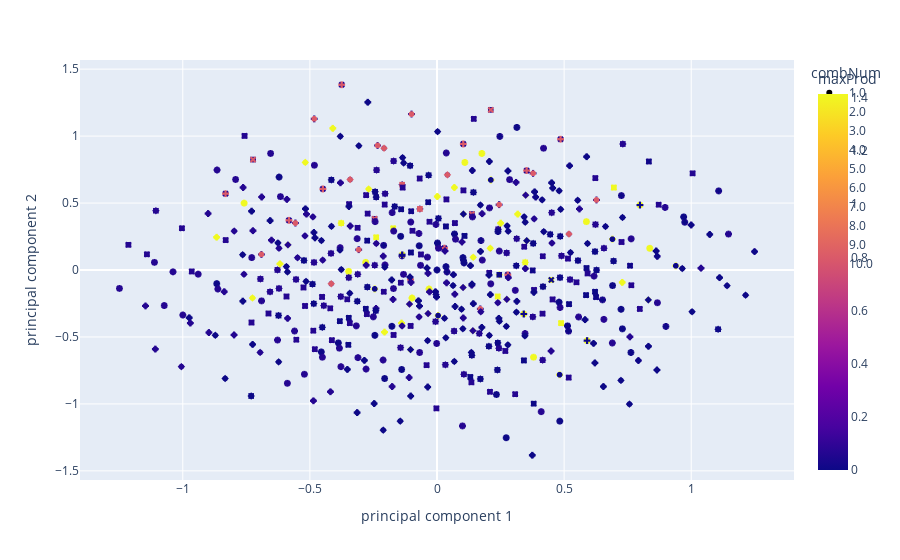

Notebook code for this chart:
### Code cell
fig = px.scatter(df1, x='principal component 1', y='principal component 2',
                color='maxProd', symbol='combNum', hover_name = 'combList')
fig.show()

### Figure 1 — Plotly figure (JSON) as saved in the notebook; plotly's stock layout.template omitted (floating-point values rounded to 4 significant figures; data arrays with more than 128 entries replaced by an {"elided": "..."} marker saying what was removed)
{"data": [{"hovertemplate": "<b>%{hovertext}</b><br><br>combNum=1.0<br>principal component 1=%{x}<br>principal component 2=%{y}<br>maxProd=%{marker.color}<extra></extra>", "hovertext": [["ACALD"], ["ALCD2x"], ["GLCabcpp"], ["GND"], ["HEX1"], ["LDH_D"], ["PFL"], ["PFK"], ["PYK"], ["TKT2"]], "legendgroup": "1.0", "marker": {"color": [0.0646, 0.0646, 0.08006, 0.08006, 0.08006, 0.08006, 0.06275, 0.08006, 0.08006, 0.07942], "coloraxis": "coloraxis", "symbol": "circle"}, "mode": "markers", "name": "1.0", "showlegend": true, "type": "scattergl", "x": [2.434e-14, -0.5194, -0.5863, 0.2746, 0.3488, 0.1025, 0.3822, -0.1082, 0.1411, -0.03519], "xaxis": "x", "y": [-2.522e-13, 0.255, 0.1875, -0.2192, 0.5589, -0.1308, 0.3821, -0.2546, -0.4535, -0.3253], "yaxis": "y"}, {"hovertemplate": "<b>%{hovertext}</b><br><br>combNum=2.0<br>principal component 1=%{x}<br>principal component 2=%{y}<br>maxProd=%{marker.color}<extra></extra>", "hovertext": [["ACALD", "ALCD2x"], ["ACALD", "GLCabcpp"], ["ACALD", "GND"], ["ACALD", "HEX1"], ["ACALD", "LDH_D"], ["ACALD", "PFL"], ["ACALD", "PFK"], ["ACALD", "PYK"], ["ACALD", "TKT2"], ["ALCD2x", "GLCabcpp"], ["ALCD2x", "GND"], ["ALCD2x", "HEX1"], ["ALCD2x", "LDH_D"], ["ALCD2x", "PFL"], ["ALCD2x", "PFK"], ["ALCD2x", "PYK"], ["ALCD2x", "TKT2"], ["GLCabcpp", "GND"], ["GLCabcpp", "HEX1"], ["GLCabcpp", "LDH_D"], ["GLCabcpp", "PFL"], ["GLCabcpp", "PFK"], ["GLCabcpp", "PYK"], ["GLCabcpp", "TKT2"], ["GND", "HEX1"], ["GND", "LDH_D"], ["GND", "PFL"], ["GND", "PFK"], ["GND", "PYK"], ["GND", "TKT2"], ["HEX1", "LDH_D"], ["HEX1", "PFL"], ["HEX1", "PFK"], ["HEX1", "PYK"], ["HEX1", "TKT2"], ["LDH_D", "PFL"], ["LDH_D", "PFK"], ["LDH_D", "PYK"], ["LDH_D", "TKT2"], ["PFL", "PFK"], ["PFL", "PYK"], ["PFL", "TKT2"], ["PFK", "PYK"], ["PFK", "TKT2"], ["PYK", "TKT2"]], "legendgroup": "2.0", "marker": {"color": [0.0646, 0.0646, 0.0646, 0.0646, 0.0646, 0.06275, 0.0646, 0.0646, 0.06353, 0.0646, 0.0646, 0.0646, 0.0646, 0.06275, 0.0646, 0.0646, 0.06353, 0.08006, 0.08006, 0.08006, 0.06275, 0.08006, 0.08006, 0.07942, 0.08006, 0.08006, 0.06275, 0.08006, 0.08006, 0, 0.08006, 0.06275, 0.08006, 0.08006, 0.07942, 0.06275, 0.08006, 0.08006, 0.07942, 0.06275, 0.06275, 1.415, 0.08006, 0.07942, 0.07942], "coloraxis": "coloraxis", "symbol": "diamond"}, "mode": "markers", "name": "2.0", "showlegend": true, "type": "scattergl", "x": [-0.5194, -0.5863, 0.2746, 0.3488, 0.1025, 0.3822, -0.1082, 0.1411, -0.03519, -1.106, -0.2448, -0.1706, -0.4169, -0.1372, -0.6276, -0.3783, -0.5546, -0.3118, -0.2376, -0.4839, -0.2042, -0.6945, -0.4453, -0.6215, 0.6234, 0.377, 0.6568, 0.1664, 0.4156, 0.2394, 0.4513, 0.731, 0.2406, 0.4898, 0.3136, 0.4847, -0.005706, 0.2435, 0.06729, 0.274, 0.5233, 0.347, 0.03288, -0.1434, 0.1059], "xaxis": "x", "y": [0.255, 0.1875, -0.2192, 0.5589, -0.1308, 0.3821, -0.2546, -0.4535, -0.3253, 0.4425, 0.03574, 0.8139, 0.1242, 0.637, 0.0003684, -0.1986, -0.07037, -0.03168, 0.7464, 0.05674, 0.5696, -0.06705, -0.266, -0.1378, 0.3397, -0.35, 0.1628, -0.4738, -0.6727, -0.5445, 0.4281, 0.941, 0.3043, 0.1054, 0.2336, 0.2513, -0.3854, -0.5843, -0.4561, 0.1275, -0.07147, 0.05674, -0.7081, -0.5799, -0.7789], "yaxis": "y"}, {"hovertemplate": "<b>%{hovertext}</b><br><br>combNum=3.0<br>principal component 1=%{x}<br>principal component 2=%{y}<br>maxProd=%{marker.color}<extra></extra>", "hovertext": {"elided": "120x3 str values"}, "legendgroup": "3.0", "marker": {"color": [0.0646, 0.0646, 0.0646, 0.0646, 0.799, 0.0646, 0.0646, 0.06353, 0.0646, 0.0646, 0.0646, 0.06275, 0.0646, 0.0646, 0.06353, 0.0646, 0.0646, 0.06275, 0.0646, 0.0646, 0, 0.0646, 0.06275, 0.0646, 0.0646, 0.06353, 0, 0.0646, 0.0646, 0.06353, 0.06275, 0.06275, 1.415, 0.0646, 0.06353, 0.06353, 0.0646, 0.0646, 0.0646, 0.06275, 0.0646, 0.0646, 0.06353, 0.0646, 0.0646, 0.06275, 0.0646, 0.0646, 0, 0.0646, 0.06275, 0.0646, 0.0646, 0.06353, 0, 0.0646, 0.0646, 0.06353, 0.06275, 0.06275, 1.415, 0.0646, 0.06353, 0.06353, 0.08006, 0.08006, 0.06275, 0.08006, 0.08006, 0, 0.08006, 0.06275, 0.08006, 0.08006, 0.07942, 0.06275, 0.08006, 0.08006, 0.07942, 0.06275, 0.06275, 1.415, 0.08006, 0.07942, 0.07942, 0.08006, 0.06275, 0.08006, 0.08006, 0, 0.06275, 0.08006, 0.08006, 0, 0.06275, 0.06275, 0, 0.08006, 0, 0, 0.06275, 0.08006, 0.08006, 0.07942, 0.06275, 0.06275, 1.415, 0.08006, 0.07942, 0.07942, 0.06275, 0.06275, 1.415, 0.08006, 0.07942, 0.07942, 0.06275, 1.415, 1.415, 0.07942], "coloraxis": "coloraxis", "symbol": "square"}, "mode": "markers", "name": "3.0", "showlegend": true, "type": "scattergl", "x": [-1.106, -0.2448, -0.1706, -0.4169, -0.1372, -0.6276, -0.3783, -0.5546, -0.3118, -0.2376, -0.4839, -0.2042, -0.6945, -0.4453, -0.6215, 0.6234, 0.377, 0.6568, 0.1664, 0.4156, 0.2394, 0.4513, 0.731, 0.2406, 0.4898, 0.3136, 0.4847, -0.005706, 0.2435, 0.06729, 0.274, 0.5233, 0.347, 0.03288, -0.1434, 0.1059, -0.8311, -0.7569, -1.003, -0.7235, -1.214, -0.9647, -1.141, 0.104, -0.1423, 0.1374, -0.353, -0.1037, -0.28, -0.06812, 0.2116, -0.2788, -0.02953, -0.2058, -0.03471, -0.5251, -0.2758, -0.4521, -0.2454, 0.00388, -0.1724, -0.4865, -0.6627, -0.4135, 0.03701, -0.2093, 0.07042, -0.42, -0.1707, -0.347, -0.1351, 0.1446, -0.3457, -0.09649, -0.2727, -0.1017, -0.592, -0.3428, -0.519, -0.3123, -0.06308, -0.2393, -0.5535, -0.7297, -0.4805, 0.7258, 1.006, 0.5152, 0.7644, 0.5882, 0.7592, 0.2689, 0.5181, 0.3419, 0.5486, 0.7978, 0.6216, 0.3075, 0.1312, 0.3805, 0.8335, 0.3431, 0.5923, 0.4161, 0.6228, 0.872, 0.6958, 0.3817, 0.2054, 0.4547, 0.3765, 0.6257, 0.4495, 0.1354, -0.04089, 0.2084, 0.4151, 0.2388, 0.4881, -0.002302], "xaxis": "x", "y": [0.4425, 0.03574, 0.8139, 0.1242, 0.637, 0.0003684, -0.1986, -0.07037, -0.03168, 0.7464, 0.05674, 0.5696, -0.06705, -0.266, -0.1378, 0.3397, -0.35, 0.1628, -0.4738, -0.6727, -0.5445, 0.4281, 0.941, 0.3043, 0.1054, 0.2336, 0.2513, -0.3854, -0.5843, -0.4561, 0.1275, -0.07147, 0.05674, -0.7081, -0.5799, -0.7789, 0.2233, 1.001, 0.3117, 0.8245, 0.1879, -0.01105, 0.1172, 0.5946, -0.09505, 0.4178, -0.2188, -0.4178, -0.2896, 0.6831, 1.196, 0.5593, 0.3603, 0.4885, 0.5062, -0.1304, -0.3294, -0.2012, 0.3824, 0.1835, 0.3117, -0.4532, -0.325, -0.5239, 0.5272, -0.1625, 0.3504, -0.2863, -0.4852, -0.357, 0.6156, 1.128, 0.4918, 0.2929, 0.4211, 0.4388, -0.1978, -0.3968, -0.2686, 0.315, 0.1161, 0.2443, -0.5206, -0.3924, -0.5913, 0.2089, 0.7217, 0.08511, -0.1138, 0.01437, 0.03205, -0.6046, -0.8035, -0.6753, -0.09174, -0.2907, -0.1625, -0.9273, -0.7991, -0.9981, 0.8102, 0.1735, -0.02542, 0.1028, 0.6864, 0.4874, 0.6156, -0.1492, -0.021, -0.2199, -0.003316, -0.2023, -0.07405, -0.8389, -0.7107, -0.9096, -0.3261, -0.1978, -0.3968, -1.033], "yaxis": "y"}, {"hovertemplate": "<b>%{hovertext}</b><br><br>combNum=4.0<br>principal component 1=%{x}<br>principal component 2=%{y}<br>maxProd=%{marker.color}<extra></extra>", "hovertext": {"elided": "210x4 str values"}, "legendgroup": "4.0", "marker": {"color": {"elided": "210 float values"}, "coloraxis": "coloraxis", "symbol": "x"}, "mode": "markers", "name": "4.0", "showlegend": true, "type": "scattergl", "x": {"elided": "210 float values"}, "xaxis": "x", "y": {"elided": "210 float values"}, "yaxis": "y"}, {"hovertemplate": "<b>%{hovertext}</b><br><br>combNum=5.0<br>principal component 1=%{x}<br>principal component 2=%{y}<br>maxProd=%{marker.color}<extra></extra>", "hovertext": {"elided": "252x5 str values"}, "legendgroup": "5.0", "marker": {"color": {"elided": "252 float values"}, "coloraxis": "coloraxis", "symbol": "cross"}, "mode": "markers", "name": "5.0", "showlegend": true, "type": "scattergl", "x": {"elided": "252 float values"}, "xaxis": "x", "y": {"elided": "252 float values"}, "yaxis": "y"}, {"hovertemplate": "<b>%{hovertext}</b><br><br>combNum=6.0<br>principal component 1=%{x}<br>principal component 2=%{y}<br>maxProd=%{marker.color}<extra></extra>", "hovertext": {"elided": "210x6 str values"}, "legendgroup": "6.0", "marker": {"color": {"elided": "210 float values"}, "coloraxis": "coloraxis", "symbol": "circle"}, "mode": "markers", "name": "6.0", "showlegend": true, "type": "scattergl", "x": {"elided": "210 float values"}, "xaxis": "x", "y": {"elided": "210 float values"}, "yaxis": "y"}, {"hovertemplate": "<b>%{hovertext}</b><br><br>combNum=7.0<br>principal component 1=%{x}<br>principal component 2=%{y}<br>maxProd=%{marker.color}<extra></extra>", "hovertext": {"elided": "120x7 str values"}, "legendgroup": "7.0", "marker": {"color": [0, 0.0646, 0.0646, 0, 0.799, 0.799, 0, 0.0646, 0, 0, 0, 0, 0, 0.0646, 0, 0, 0.799, 0, 0, 0, 0, 0, 0, 0.0646, 0.06353, 0.06353, 0.799, 1.415, 1.415, 0.06353, 0, 0, 0, 0.06353, 1.415, 0, 0, 0, 0.0646, 0, 0, 0.799, 0, 0, 0, 0, 0, 0, 0, 0, 0, 0, 0, 0.06353, 1.415, 0, 0, 0, 0, 0.0646, 0, 0, 0.06275, 0, 0, 0, 0, 0, 0, 0, 0, 0, 0, 0, 0.06353, 1.415, 0, 0, 0, 0, 0, 0, 0, 0, 0, 0, 0, 0.0646, 0, 0, 0.06275, 0, 0, 0, 0, 0, 0, 0, 0, 0, 0, 0, 0.06353, 1.415, 0, 0, 0, 0, 0, 0, 0, 0, 0.06275, 0, 0, 0, 0, 0, 1.415, 0], "coloraxis": "coloraxis", "symbol": "diamond"}, "mode": "markers", "name": "7.0", "showlegend": true, "type": "scattergl", "x": [0.002302, -0.4881, -0.2388, -0.4151, -0.2084, 0.04089, -0.1354, -0.4495, -0.6257, -0.3765, -0.4547, -0.2054, -0.3817, -0.6958, -0.872, -0.6228, -0.4161, -0.5923, -0.3431, -0.8335, -0.3805, -0.1312, -0.3075, -0.6216, -0.7978, -0.5486, -0.3419, -0.5181, -0.2689, -0.7592, -0.5882, -0.7644, -0.5152, -1.006, -0.7258, 0.4805, 0.7297, 0.5535, 0.2393, 0.06308, 0.3123, 0.519, 0.3428, 0.592, 0.1017, 0.2727, 0.09649, 0.3457, -0.1446, 0.1351, 0.347, 0.1707, 0.42, -0.07042, 0.2093, -0.03701, 0.4135, 0.6627, 0.4865, 0.1724, -0.00388, 0.2454, 0.4521, 0.2758, 0.5251, 0.03471, 0.2058, 0.02953, 0.2788, -0.2116, 0.06812, 0.28, 0.1037, 0.353, -0.1374, 0.1423, -0.104, 1.141, 0.9647, 1.214, 0.7235, 1.003, 0.7569, 0.8311, -0.1059, 0.1434, -0.03288, -0.347, -0.5233, -0.274, -0.06729, -0.2435, 0.005706, -0.4847, -0.3136, -0.4898, -0.2406, -0.731, -0.4513, -0.2394, -0.4156, -0.1664, -0.6568, -0.377, -0.6234, 0.6215, 0.4453, 0.6945, 0.2042, 0.4839, 0.2376, 0.3118, 0.5546, 0.3783, 0.6276, 0.1372, 0.4169, 0.1706, 0.2448, 1.106], "xaxis": "x", "y": [1.033, 0.3968, 0.1978, 0.3261, 0.9096, 0.7107, 0.8389, 0.07405, 0.2023, 0.003316, 0.2199, 0.021, 0.1492, -0.6156, -0.4874, -0.6864, -0.1028, 0.02542, -0.1735, -0.8102, 0.9981, 0.7991, 0.9273, 0.1625, 0.2907, 0.09174, 0.6753, 0.8035, 0.6046, -0.03205, -0.01437, 0.1138, -0.08511, -0.7217, -0.2089, 0.5913, 0.3924, 0.5206, -0.2443, -0.1161, -0.315, 0.2686, 0.3968, 0.1978, -0.4388, -0.4211, -0.2929, -0.4918, -1.128, -0.6156, 0.357, 0.4852, 0.2863, -0.3504, 0.1625, -0.5272, 0.5239, 0.325, 0.4532, -0.3117, -0.1835, -0.3824, 0.2012, 0.3294, 0.1304, -0.5062, -0.4885, -0.3603, -0.5593, -1.196, -0.6831, 0.2896, 0.4178, 0.2188, -0.4178, 0.09505, -0.5946, -0.1172, 0.01105, -0.1879, -0.8245, -0.3117, -1.001, -0.2233, 0.7789, 0.5799, 0.7081, -0.05674, 0.07147, -0.1275, 0.4561, 0.5843, 0.3854, -0.2513, -0.2336, -0.1054, -0.3043, -0.941, -0.4281, 0.5445, 0.6727, 0.4738, -0.1628, 0.35, -0.3397, 0.1378, 0.266, 0.06705, -0.5696, -0.05674, -0.7464, 0.03168, 0.07037, 0.1986, -0.0003684, -0.637, -0.1242, -0.8139, -0.03574, -0.4425], "yaxis": "y"}, {"hovertemplate": "<b>%{hovertext}</b><br><br>combNum=8.0<br>principal component 1=%{x}<br>principal component 2=%{y}<br>maxProd=%{marker.color}<extra></extra>", "hovertext": {"elided": "45x8 str values"}, "legendgroup": "8.0", "marker": {"color": [0, 0, 0, 0.0646, 0, 0, 0.799, 0, 0, 0, 0, 0, 0, 0, 0, 0, 0, 0, 0.06353, 1.415, 0, 0, 0, 0, 0, 0, 0, 0, 0, 0, 0, 0, 0, 0, 0, 0, 0, 0, 0, 0, 0, 0, 0, 0, 0], "coloraxis": "coloraxis", "symbol": "square"}, "mode": "markers", "name": "8.0", "showlegend": true, "type": "scattergl", "x": [-0.1059, 0.1434, -0.03288, -0.347, -0.5233, -0.274, -0.06729, -0.2435, 0.005706, -0.4847, -0.3136, -0.4898, -0.2406, -0.731, -0.4513, -0.2394, -0.4156, -0.1664, -0.6568, -0.377, -0.6234, 0.6215, 0.4453, 0.6945, 0.2042, 0.4839, 0.2376, 0.3118, 0.5546, 0.3783, 0.6276, 0.1372, 0.4169, 0.1706, 0.2448, 1.106, 0.03519, -0.1411, 0.1082, -0.3822, -0.1025, -0.3488, -0.2746, 0.5863, 0.5194], "xaxis": "x", "y": [0.7789, 0.5799, 0.7081, -0.05674, 0.07147, -0.1275, 0.4561, 0.5843, 0.3854, -0.2513, -0.2336, -0.1054, -0.3043, -0.941, -0.4281, 0.5445, 0.6727, 0.4738, -0.1628, 0.35, -0.3397, 0.1378, 0.266, 0.06705, -0.5696, -0.05674, -0.7464, 0.03168, 0.07037, 0.1986, -0.0003684, -0.637, -0.1242, -0.8139, -0.03574, -0.4425, 0.3253, 0.4535, 0.2546, -0.3821, 0.1308, -0.5589, 0.2192, -0.1875, -0.255], "yaxis": "y"}, {"hovertemplate": "<b>%{hovertext}</b><br><br>combNum=9.0<br>principal component 1=%{x}<br>principal component 2=%{y}<br>maxProd=%{marker.color}<extra></extra>", "hovertext": [["ACALD", "ALCD2x", "GLCabcpp", "GND", "HEX1", "LDH_D", "PFL", "PFK", "PYK"], ["ACALD", "ALCD2x", "GLCabcpp", "GND", "HEX1", "LDH_D", "PFL", "PFK", "TKT2"], ["ACALD", "ALCD2x", "GLCabcpp", "GND", "HEX1", "LDH_D", "PFL", "PYK", "TKT2"], ["ACALD", "ALCD2x", "GLCabcpp", "GND", "HEX1", "LDH_D", "PFK", "PYK", "TKT2"], ["ACALD", "ALCD2x", "GLCabcpp", "GND", "HEX1", "PFL", "PFK", "PYK", "TKT2"], ["ACALD", "ALCD2x", "GLCabcpp", "GND", "LDH_D", "PFL", "PFK", "PYK", "TKT2"], ["ACALD", "ALCD2x", "GLCabcpp", "HEX1", "LDH_D", "PFL", "PFK", "PYK", "TKT2"], ["ACALD", "ALCD2x", "GND", "HEX1", "LDH_D", "PFL", "PFK", "PYK", "TKT2"], ["ACALD", "GLCabcpp", "GND", "HEX1", "LDH_D", "PFL", "PFK", "PYK", "TKT2"], ["ALCD2x", "GLCabcpp", "GND", "HEX1", "LDH_D", "PFL", "PFK", "PYK", "TKT2"]], "legendgroup": "9.0", "marker": {"color": [0, 0, 0, 0, 0, 0, 0, 0, 0, 0], "coloraxis": "coloraxis", "symbol": "x"}, "mode": "markers", "name": "9.0", "showlegend": true, "type": "scattergl", "x": [0.03519, -0.1411, 0.1082, -0.3822, -0.1025, -0.3488, -0.2746, 0.5863, 0.5194, -2.627e-14], "xaxis": "x", "y": [0.3253, 0.4535, 0.2546, -0.3821, 0.1308, -0.5589, 0.2192, -0.1875, -0.255, 2.528e-13], "yaxis": "y"}, {"hovertemplate": "<b>%{hovertext}</b><br><br>combNum=10.0<br>principal component 1=%{x}<br>principal component 2=%{y}<br>maxProd=%{marker.color}<extra></extra>", "hovertext": [["ACALD", "ALCD2x", "GLCabcpp", "GND", "HEX1", "LDH_D", "PFL", "PFK", "PYK", "TKT2"]], "legendgroup": "10.0", "marker": {"color": [0], "coloraxis": "coloraxis", "symbol": "cross"}, "mode": "markers", "name": "10.0", "showlegend": true, "type": "scattergl", "x": [-2.663e-14], "xaxis": "x", "y": [2.535e-13], "yaxis": "y"}], "layout": {"autosize": true, "coloraxis": {"colorbar": {"title": {"text": "maxProd"}}, "colorscale": [[0, "#0d0887"], [0.1111, "#46039f"], [0.2222, "#7201a8"], [0.3333, "#9c179e"], [0.4444, "#bd3786"], [0.5556, "#d8576b"], [0.6667, "#ed7953"], [0.7778, "#fb9f3a"], [0.8889, "#fdca26"], [1, "#f0f921"]]}, "legend": {"title": {"text": "combNum"}, "tracegroupgap": 0}, "margin": {"t": 60}, "xaxis": {"anchor": "y", "autorange": true, "domain": [0, 1], "range": [-1.402, 1.402], "title": {"text": "principal component 1"}, "type": "linear"}, "yaxis": {"anchor": "x", "autorange": true, "domain": [0, 1], "range": [-1.598, 1.598], "title": {"text": "principal component 2"}, "type": "linear"}}}
